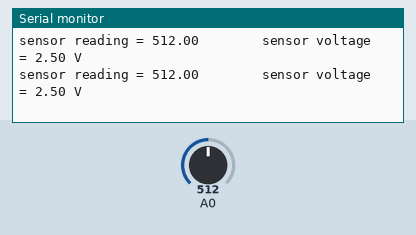
A sketch run on a simulated Arduino Uno, built with avr-gcc and run on an emulated ATmega328P. Shown: the last lines printed to the serial monitor. Inputs (shaded band) come from the test bench; at power-on: A0 = 512.

Above: at 1.8 s.
1.9 s: A0 set to 716
At 2.5 s:
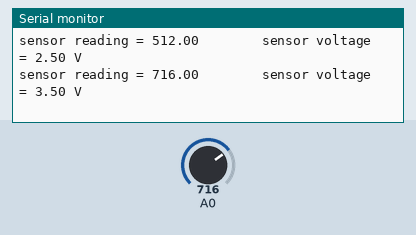
3.4 s: A0 set to 900
At 4.8 s:
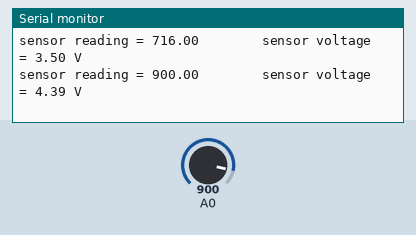
Timing chart, 0 to 6.4 s (numbered marks = the images above; inputs shaded):
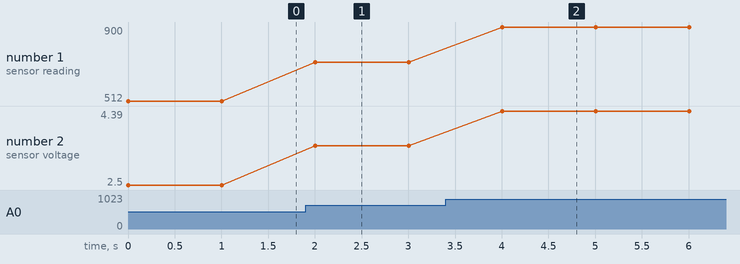

The sketch:

testcode.ino
```cpp
  /*
  GUVA-S12SD-UV-Module
*/

void setup()
{
  Serial.begin(15200);
}

void loop()
{
  float sensorVoltage;
  float sensorValue;

  sensorValue = analogRead(A0);
  sensorVoltage = sensorValue/1024*5.0;
  Serial.print("sensor reading = ");
  Serial.print(sensorValue);
  Serial.print("        sensor voltage = ");
  Serial.print(sensorVoltage);
  Serial.println(" V");
  delay(1000);
}
```

Measured:
- after the input at 1.9 s, the serial monitor: prints a new line after 0.10 s (image 1)
- after the input at 3.4 s, the serial monitor: prints a new line after 0.61 s (image 2)
- plotted number 1: 512 → 716 after the input at 1.9 s, 716 → 900 after the input at 3.4 s
- plotted number 2: 2.5 → 3.5 after the input at 1.9 s, 3.5 → 4.39 after the input at 3.4 s
